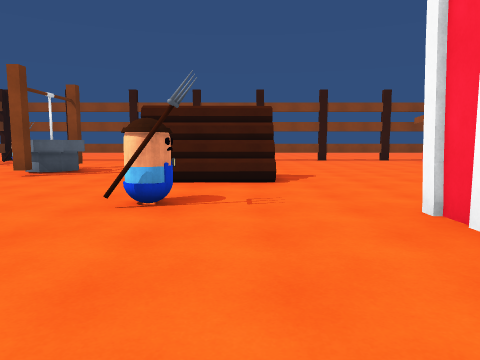
View 1 (above)

19 first-person views from a walk through a Unity game level. The camera is 1.4 m above the floor, tilts 6° down and sees 70° across. The floor is counted in squares, 2 m on a side. Each view is taken from the middle of a square. On the plan, view 1 faces up. The plan holds only what a view shows up to about 11 squares ahead; the rest is blank. The place goes on beyond the plan.

View 2
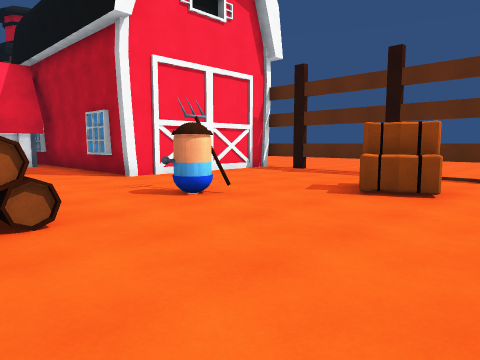

View 3
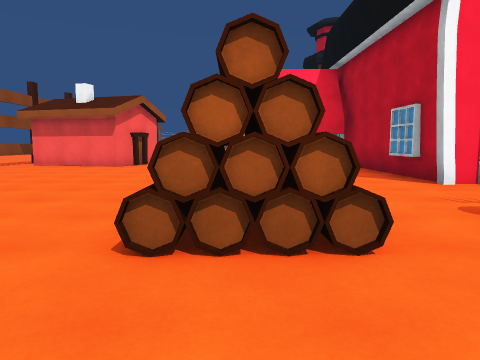

View 4
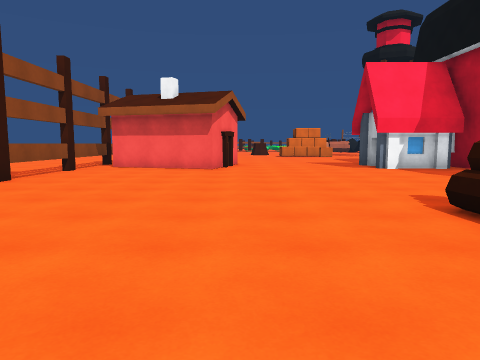

View 5
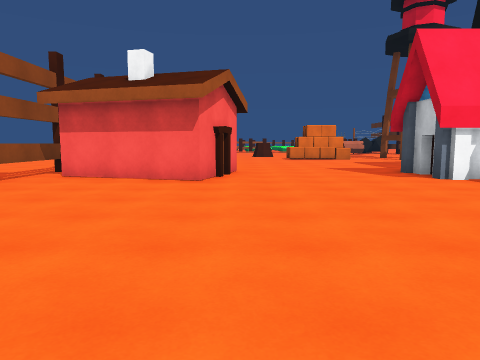

View 6
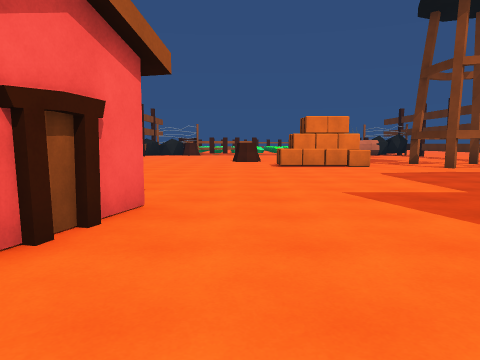

View 7
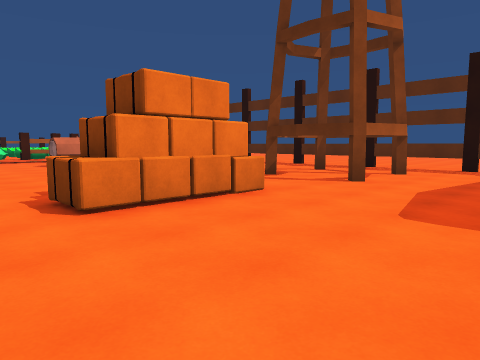

View 8
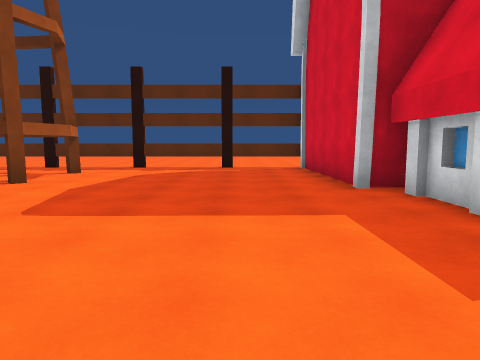

View 9
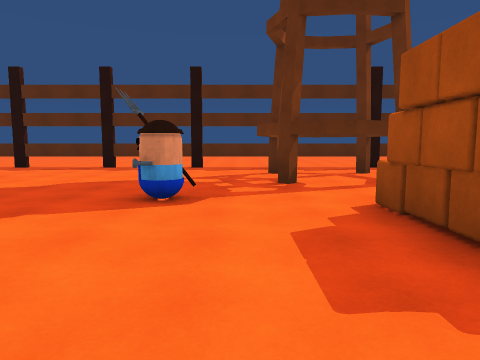

View 10
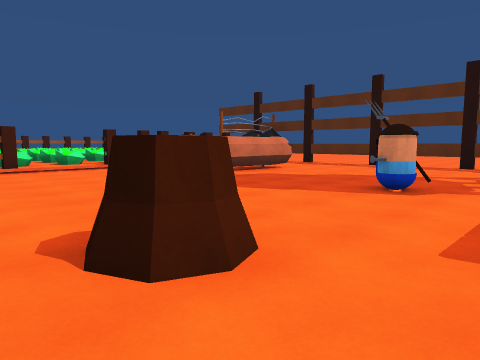

View 11
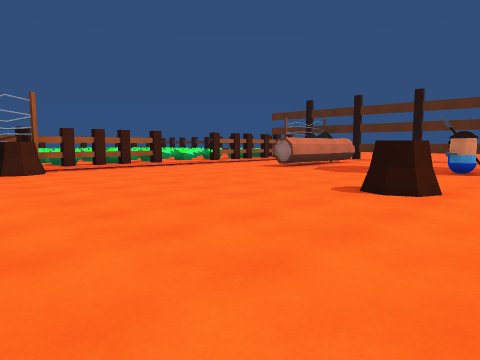

View 12
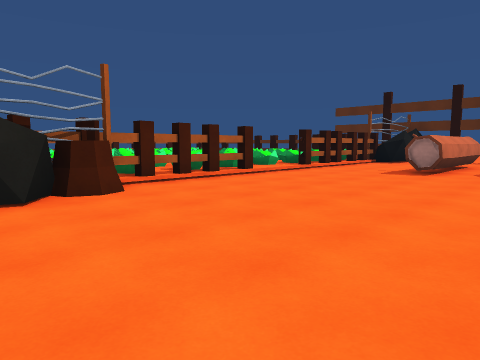

View 13
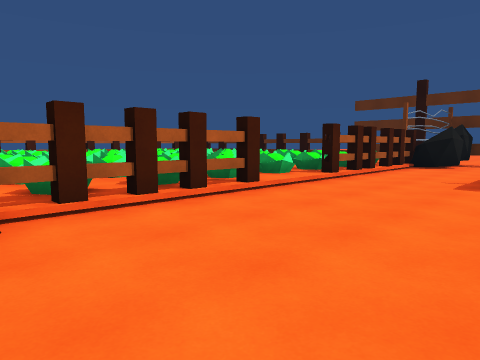

View 14
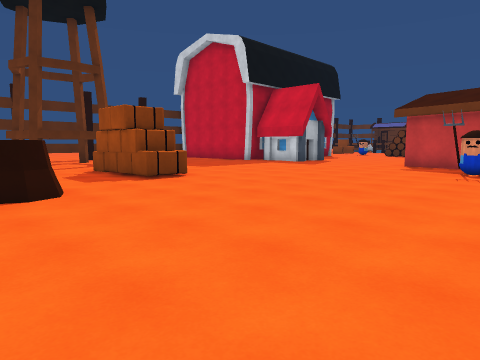

View 15
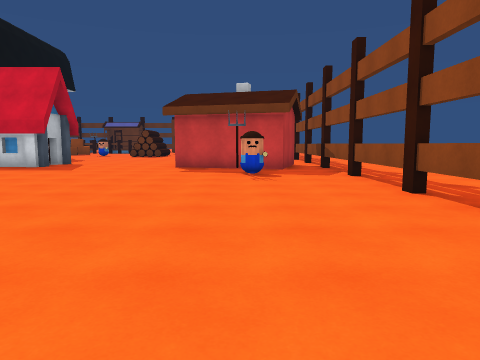

View 16
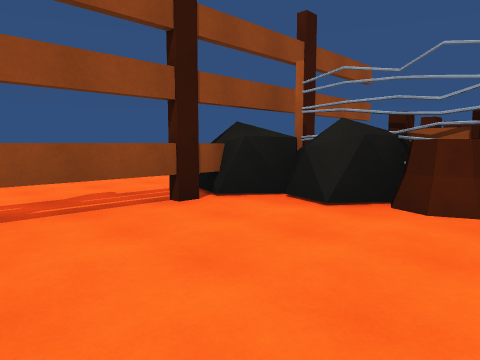

View 17
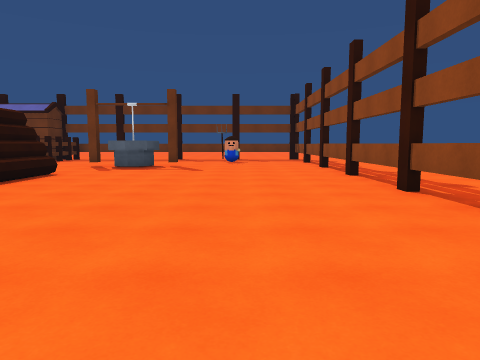

View 18
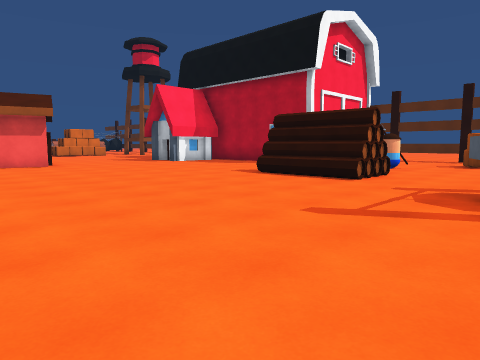

View 19
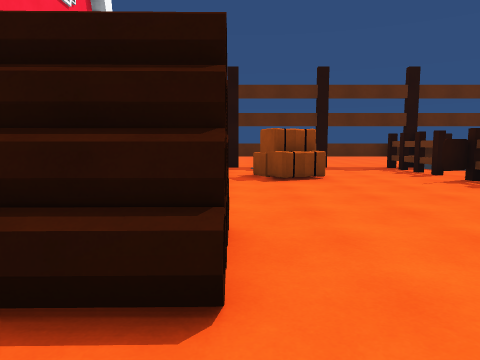

### Floor plan
Key: @ floor where view 1 was taken; # wall or solid block; . main floor; : floor 0.25 m higher than the main floor; / step, stairs or slope; B barn; O other object.
Columns run from 5 left of view 1 to 27 right of it. Each row starts with its distance up from view 1.
 15 ........##...........       .#OO#
 14 ...............................OO
 13 ............###................O#
 12 ............###.O..............O#
 11 ............###.................#
 10 O...............................#
  9 OO......................O.......#
  8 O...............................#
  7 ...OOO...............O..........:
  6 ....OO......O.O......O........../
  5 ............OOO......O..O....O../
  4 ....O.......BBB..............O..#
  3 .......BBBBBBBB.....#.#......O..:
  2 ..O....B      B..............O..#
  1 ..O....#      B.....#.#........OO
  0 .....@.B      B................OO
 -1 .#.#..#B      #.#..#..#.#..#..#O
 -2 # ..##.       ...##.##...##.##.

Where each view was taken, in squares from view 1:
view 1: 0 up, 0 right, facing up
view 2: 7 up, 5 left, facing down-right
view 3: 7 up, 4 left, facing right
view 4: 10 up, 3 left, facing right
view 5: 10 up, 0 right, facing right
view 6: 9 up, 5 right, facing right
view 7: 9 up, 12 right, facing down-right
view 8: 9 up, 11 right, facing down
view 9: 9 up, 18 right, facing down
view 10: 10 up, 17 right, facing down-right
view 11: 14 up, 17 right, facing down-right
view 12: 14 up, 21 right, facing down-right
view 13: 12 up, 23 right, facing down-right
view 14: 14 up, 20 right, facing down-left
view 15: 12 up, 19 right, facing left
view 16: 11 up, 22 right, facing up-right
view 17: 12 up, 6 right, facing left
view 18: 14 up, 5 left, facing down-right
view 19: 9 up, 2 left, facing down
